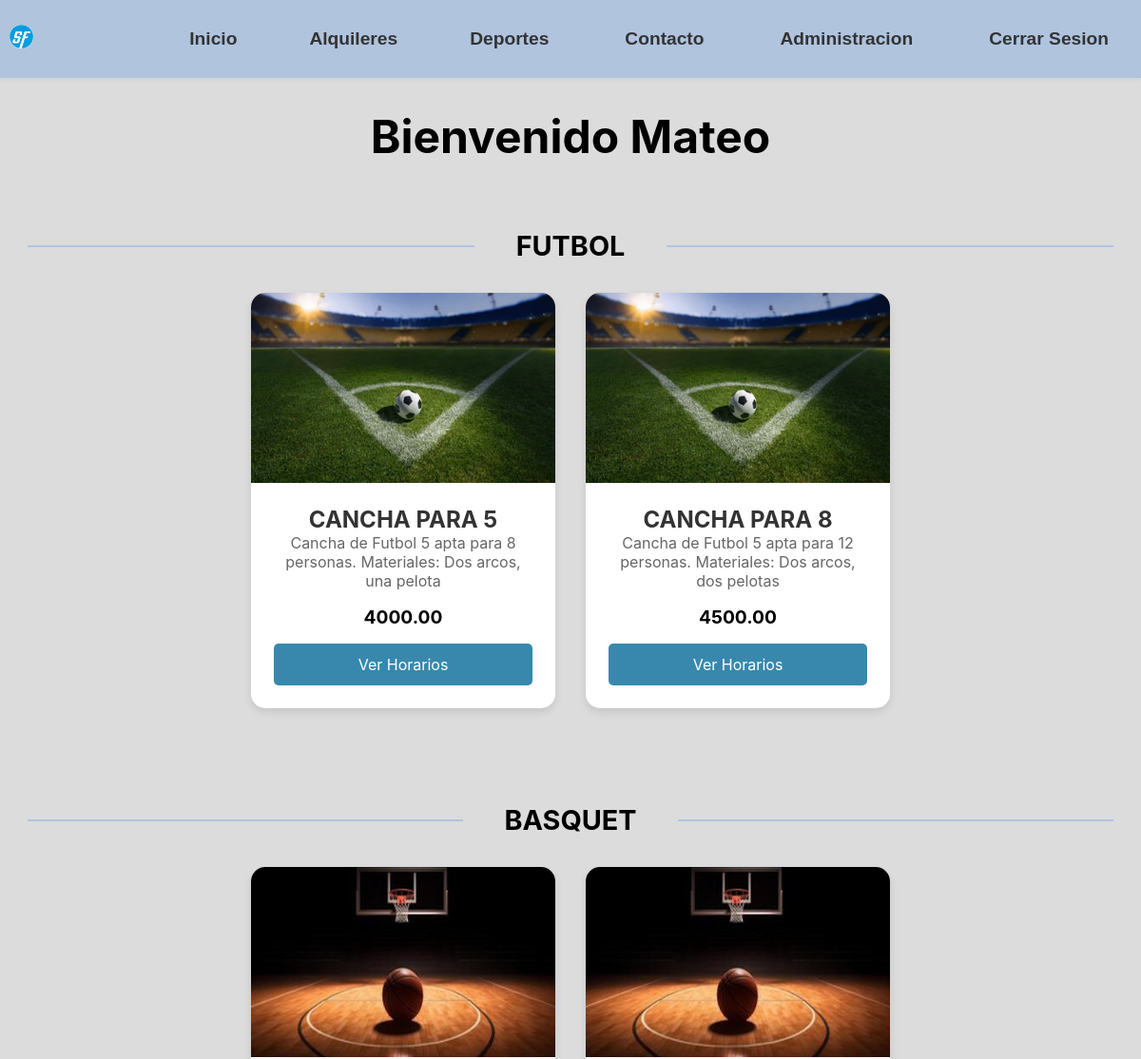
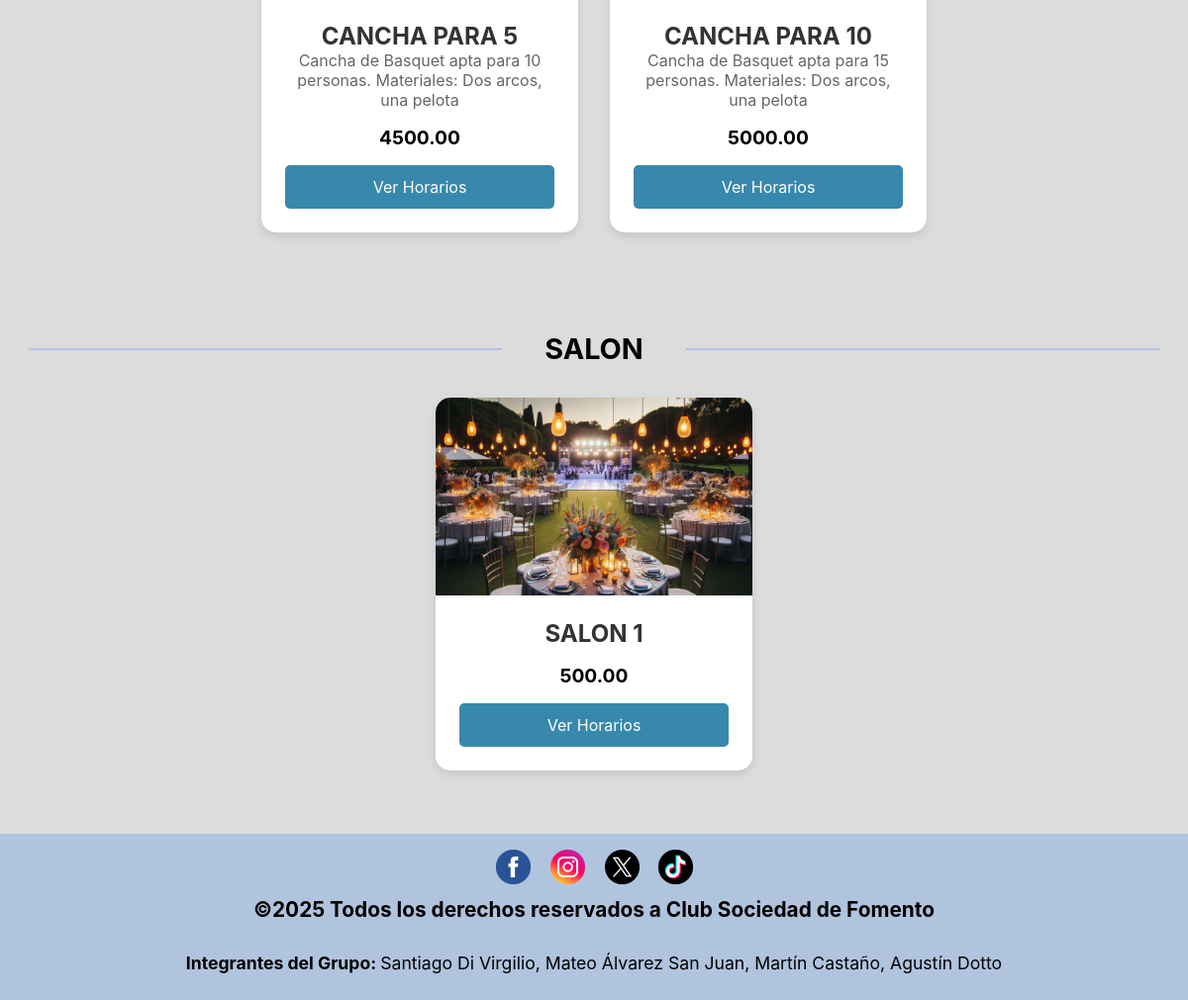
/alquileres.php (signed in), run on the app's committed database (2 pictures, top to bottom).
### tables this page shows
CREATE TABLE `usuarios` (
  `id_usuario` int(5) NOT NULL,
  `nombre` varchar(10) NOT NULL,
  `clave` varchar(255) NOT NULL,
  `dni` varchar(15) NOT NULL,
  `email` varchar(100) NOT NULL,
  `telefono` varchar(20) NOT NULL,
  `fecha_alta` date NOT NULL,
  `rol` varchar(20) NOT NULL,
  `id_sesion` varchar(255) DEFAULT NULL
);

CREATE TABLE `deportes` (
  `id_deporte` int(5) NOT NULL,
  `nombre` varchar(50) NOT NULL,
  `descripcion` varchar(255) NOT NULL,
  `cupo_maximo` int(5) NOT NULL
);

CREATE TABLE `canchas` (
  `id_cancha` int(5) NOT NULL,
  `nombre` varchar(50) NOT NULL,
  `tipo` varchar(30) NOT NULL,
  `descripcion` varchar(255) NOT NULL,
  `precio_hora` decimal(10,2) NOT NULL
);

### alquileres.php (the view, shortened to what this page needs)
<!DOCTYPE html>
<html lang="es">
<head>
	<link rel="stylesheet" href="https://cdnjs.cloudflare.com/ajax/libs/font-awesome/4.7.0/css/font-awesome.min.css">
	<link rel="stylesheet" type="text/css" href="css/estilos.css">
</head>
<body>
	<header>
		<a href="index.php"><img src="imagenes/logo.webp" alt="Logo de la página" class="logo"></a>
	<?php
    include("NAV.php");
    include("conexion.php");
    ?>
    </header>
<?php
        $resultado_2 = mysqli_query($conexion, "SELECT * FROM deportes");
?>
        <h2 class="perfil">
        <?php
          if(isset($_SESSION['id_usuario'])){
            $id_usuario_actual = $_SESSION['id_usuario'];
            $stmt_usuario = mysqli_prepare($conexion, "SELECT nombre FROM usuarios WHERE id_usuario = ?");
            mysqli_stmt_bind_param($stmt_usuario, "i", $id_usuario_actual);
            mysqli_stmt_execute($stmt_usuario);
            $resultado_usuario = mysqli_stmt_get_result($stmt_usuario);
            if($usuario_actual = mysqli_fetch_assoc($resultado_usuario)){
              echo "Bienvenido " . htmlspecialchars($usuario_actual["nombre"]);
            }
          }
          ?>
          </h2>
        <?php while($variable_2 = mysqli_fetch_assoc($resultado_2)){?>
            <section class="titulo_deportes" id="<?php echo htmlspecialchars($variable_2["nombre"]); ?>">
                <h2><span><?php echo htmlspecialchars($variable_2["nombre"]); ?></span></h2>
                <div class="canchas-container">
                    <?php $resultado_1 = mysqli_query($conexion, "SELECT * FROM canchas"); ?>
                    <?php while($variable_1 = mysqli_fetch_assoc($resultado_1)){?>
                        <?php if($variable_1["tipo"] == $variable_2["nombre"]){?>
                            <div class="cancha-card">
                                <img src="imagenes/<?php echo $variable_1['tipo'].'.png'; ?>" alt="<?php echo $variable_1['nombre']; ?>">
                            <div class="cancha-card-body">
                                <h4><?php echo $variable_1["nombre"]; ?></h4>
                                <p><?php echo $variable_1["descripcion"]; ?></p>
                                <p class="precio"><?php echo $variable_1["precio_hora"]; ?></p>
                                <button class="btn-ver-horarios" data-cancha-id="<?php echo $variable_1['id_cancha']; ?>" data-cancha-nombre="<?php echo htmlspecialchars($variable_1['nombre'], ENT_QUOTES); ?>">Ver Horarios</button>
                            </div>
                            </div>
                        <?php }?>
                    <?php }?>
                </div>
            </section>
        <?php }?>
<footer>
<?php
    include("FOOTER.php");
?>
</footer>
</body>
</html>

### css/estilos.css (style rules this page uses)
* { padding: 0; margin: 0; }
body { background-color: #dcdcdc; font-family: -apple-system, BlinkMacSystemFont, "Segoe UI", Roboto, Helvetica, Arial, sans-serif, "Apple Color Emoji", "Segoe UI Emoji", "Segoe UI Symbol"; font-size: 1.3rem; background-size: cover; background-position: center; min-height: 100vh; / background-attachment: fixed; display: flex; flex-direction: column; }
header { display: flex; justify-content: space-between; background-color: #b0c4de; padding: 10px; position: relative; align-items: center; box-shadow: 0 2px 4px rgba(0, 0, 0, 0.05); }
a { text-decoration: none; }
.logo { width: 15%; }
.titulo_deportes { text-align: center; margin-top: 3%; margin-bottom: 2rem; }
.titulo_deportes h2 { display: flex; align-items: center; justify-content: center; font-size: 1.8rem; color: #000000; margin: 0; width: 100%; }
.titulo_deportes h2::before, .titulo_deportes h2::after { content: ''; flex-grow: 1; height: 2px; background-color: #b0c4de; margin: 0 1em; }
.titulo_deportes h2 span { background-color: #dcdcdc; padding: 0 0.5em; }
.canchas-container { display: flex; flex-wrap: wrap; gap: 2rem; justify-content: center; padding: 2rem 0; }
.cancha-card { background-color: #fff; border-radius: 15px; box-shadow: 0 4px 8px rgba(0, 0, 0, 0.1); overflow: hidden; width: 320px; transition: transform 0.3s ease, box-shadow 0.3s ease; display: flex; flex-direction: column; }
.cancha-card img { width: 100%; height: 200px; object-fit: cover; }
.cancha-card-body { padding: 1.5rem; display: flex; flex-direction: column; flex-grow: 1; }
.cancha-card-body h4 { margin-top: 0; font-size: 1.5rem; color: #333; }
.cancha-card-body p { font-size: 1rem; color: #666; flex-grow: 1; }
.cancha-card-body .precio { font-size: 1.2rem; font-weight: bold; color: #000; margin-top: 1rem; }
.titulo_deportes h2 span { background-color: #dcdcdc; padding: 0 0.5em; white-space: nowrap; }
footer { background-color: #b0c4de; text-align: center; padding: 1rem 0; }
.perfil { color: #000000; text-align: center; margin: 2rem; font-family: -apple-system, BlinkMacSystemFont, "Segoe UI", Roboto, Helvetica, Arial, sans-serif, "Apple Color Emoji", "Segoe UI Emoji", "Segoe UI Symbol"; font-size: 3rem; }
.btn-ver-horarios { display: block; background-color: #3888ad; color: #ffffff; text-align: center; padding: 0.75rem 1rem; text-decoration: none; border-radius: 5px; margin-top: 1rem; transition: background-color 0.3s ease; border: none; cursor: pointer; width: 100%; font-family: inherit; font-size: 1rem; }

### data on the page
usuarios: nombre "Mateo"
deportes: nombre "FUTBOL"
canchas: tipo (picture), nombre "CANCHA PARA 5", descripcion "Cancha de Futbol 5 apta para 8 personas. Materiales: Dos arcos, una pelota", precio_hora "4000.00"
canchas: tipo (picture), nombre "CANCHA PARA 8", descripcion "Cancha de Futbol 5 apta para 12 personas. Materiales: Dos arcos, dos pelotas", precio_hora "4500.00"
deportes: nombre "BASQUET"
canchas: tipo (picture), nombre "CANCHA PARA 5", descripcion "Cancha de Basquet apta para 10 personas. Materiales: Dos arcos, una pelota", precio_hora "4500.00"
canchas: tipo (picture), nombre "CANCHA PARA 10", descripcion "Cancha de Basquet apta para 15 personas. Materiales: Dos arcos, una pelota", precio_hora "5000.00"
deportes: nombre "SALON"
canchas: tipo (picture), nombre "SALON 1", precio_hora "500.00"
